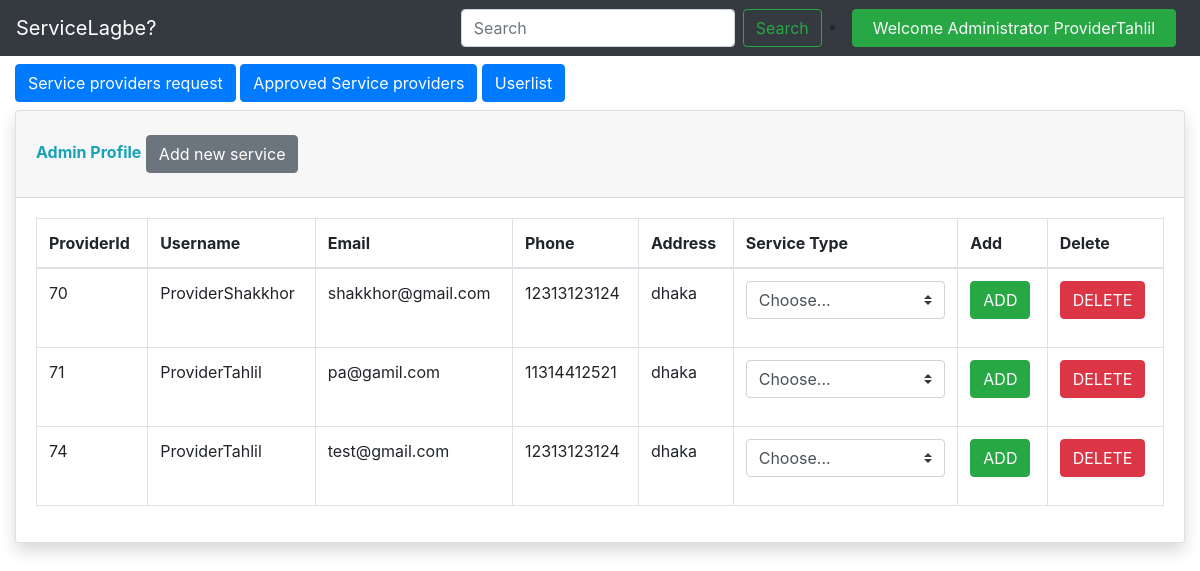
The page /servicelagbe/adminloginsystem/postadminlogin.php (signed in) on the database its author committed.
### tables this page shows
CREATE TABLE `serviceproviders` (
  `providerid` int(11) NOT NULL,
  `username` varchar(50) NOT NULL,
  `email` varchar(50) NOT NULL,
  `phone` varchar(20) NOT NULL,
  `address` varchar(100) NOT NULL,
  `password` varchar(255) NOT NULL,
  `dt` datetime NOT NULL DEFAULT current_timestamp()
);

### servicelagbe/adminloginsystem/postadminlogin.php (the view, shortened to what this page needs)
<!doctype html>
<html lang="en">
<head>
    <link rel="stylesheet" href="https://cdn.jsdelivr.net/npm/bootstrap@4.4.1/dist/css/bootstrap.min.css"
>
</head>
<body>
    <?php
    echo'
    <nav class="navbar sticky-top navbar-expand-lg navbar-dark bg-dark">
            <a class="navbar-brand" href="#">ServiceLagbe?</a>
            <button class="navbar-toggler" type="button" data-toggle="collapse" data-target="#navbarSupportedContent"
                aria-controls="navbarSupportedContent" aria-expanded="false" aria-label="Toggle navigation">
                <span class="navbar-toggler-icon"></span>
            </button>
            <div class="collapse navbar-collapse" id="navbarSupportedContent">
                <ul class="navbar-nav mr-auto">
                </ul>
                <form class="form-inline my-2 my-lg-0">
                    <input class="form-control mr-sm-2" type="search" placeholder="Search" aria-label="Search">
                    <button class="btn btn-outline-success my-2 my-sm-0" type="submit">Search</button>
                </form>
                <div class="mx-2">
                <li class="nav-item dropdown">
                <a class="btn btn-success" href="#" id="navbarDropdown" role="button"
                    data-toggle="dropdown" aria-haspopup="true" aria-expanded="false">
                    <p class="text-light my-0 mx-2">Welcome Administrator '. $_SESSION['username']. ' </p>
                </a>
                <div class="dropdown-menu" aria-labelledby="navbarDropdown">
                    <a class="dropdown-item" href="#">Profile</a>
                    <div class="dropdown-divider"></div>
                    <a class="dropdown-item" href="/servicelagbe/loginsystem/logout.php">LogOut</a>
                </div>
            </li>
            </div>
        </nav>
    '
    ?>
    <div class="container-fluid my-2">
        <div>
            <a href="/servicelagbe/adminloginsystem/postadminlogin.php" class="btn btn-primary">Service providers
                request</a>
            <a href="/servicelagbe/adminloginsystem/approvedserviceproviders.php" class="btn btn-primary">Approved
                Service providers</a>
            <a href="/servicelagbe/adminloginsystem/adminuserlist.php" class="btn btn-primary">Userlist</a>
        </div>
        <div class="card shadow mb-4 my-2">
            <div class="card-header py-3">
                <h7 class="m-0 font-weight-bold text-info">Admin Profile</h7>
                <button type="button" class="btn btn-secondary my-2" data-toggle="modal" data-target="#exampleModal">Add
                    new service</button>
            </div>
            <div class="card-body">
                <div class="table-responsive">
                    <?php
                    include 'partials/_admindbconnect.php';
                    $sql = "Select * from serviceproviders";
                    $query_run =  mysqli_query($conn, $sql);
                    ?>
                    <table class="table table-bordered" id="dataTable" width="100%" cellspacing="0">
                        <thead>
                            <tr>
                                <th> ProviderId </th>
                                <th> Username </th>
                                <th>Email </th>
                                <th>Phone</th>
                                <th>Address</th>
                                <th>Service Type</th>
                                <th>Add</th>
                                <th>Delete</th>
                            </tr>
                        </thead>
                        <tbody>
                            <?php
                    if(mysqli_num_rows($query_run) > 0)
                    {
                        while($row = mysqli_fetch_assoc($query_run))
                        {
                    ?>
                            <tr>
                                <td><?php  echo $row['providerid']; ?></td>
                                <td><?php  echo $row['username']; ?></td>
                                <td><?php  echo $row['email']; ?></td>
                                <td><?php  echo $row['phone']; ?></td>
                                <td><?php  echo $row['address']; ?></td>
                                <form action="postadminlogin.php" method="post">
                                    <td>
                                        <div class="input-group mb-3">
                                            <select name="servicetype" class="custom-select" id="servicetype" required>
                                                <option selected>Choose...</option>
                                            </select>
                                        </div>
                                    </td>
                                    <td>
                                        <button type="submit" name="add_btn" class="btn btn-success">ADD</button>
                                </form>
                                <td>
                                    <form action="postadminlogin.php" method="post">
                                        <button type="submit" name="delete_btn" class="btn btn-danger"> DELETE</button>
                                    </form>
                                </td>
                            </tr>
                            <?php
                        }
                    }
                    else {
                        echo "No Record Found";
                    }
                    ?>
                        </tbody>
                    </table>
                </div>
            </div>
        </div>
    </div>
</body>
</html>

### rows shown on the page
serviceproviders: providerid "70", username "ProviderShakkhor", email "shakkhor@gmail.com", phone "12313123124", address "dhaka"
serviceproviders: providerid "71", username "ProviderTahlil", email "pa@gamil.com", phone "11314412521", address "dhaka"
serviceproviders: providerid "74", username "ProviderTahlil", email "test@gmail.com", phone "12313123124", address "dhaka"

### other values the page prints
$_SESSION['username'] "ProviderTahlil"
